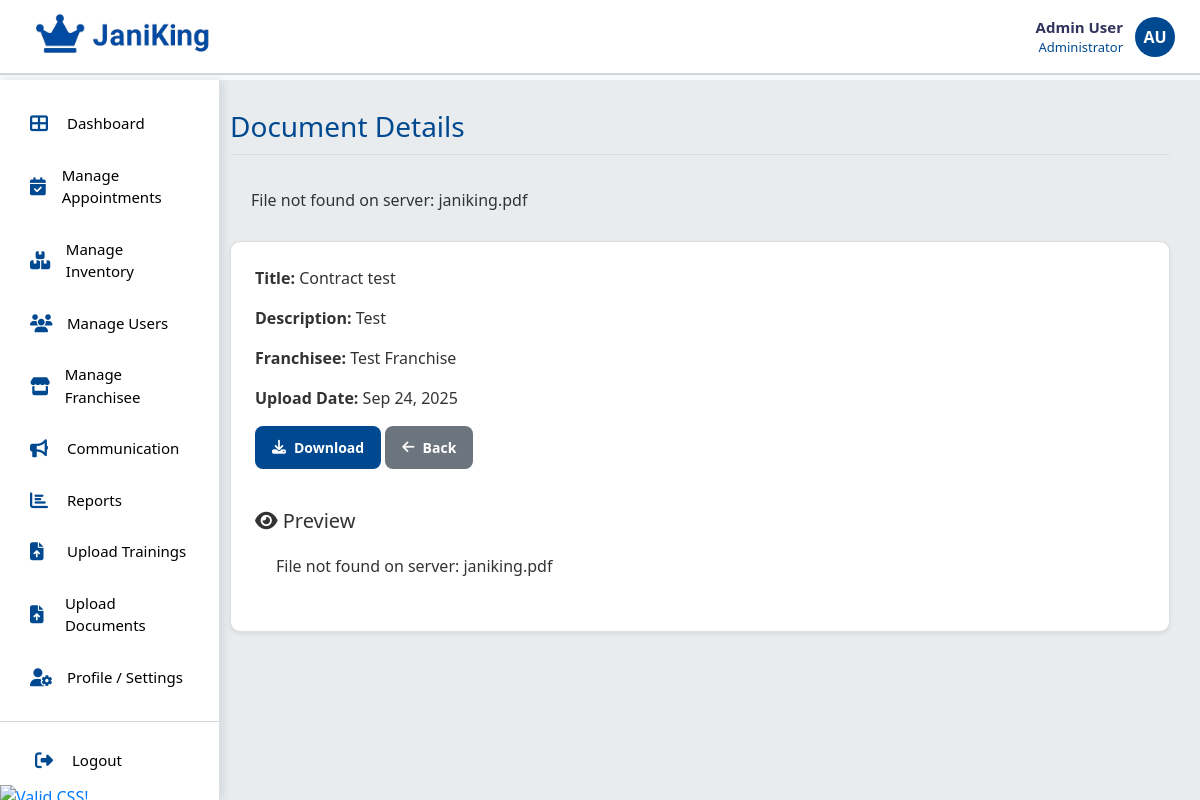
The page /root/admin/admin_document/document_view.php?id=1 on the database its author committed.
### tables this page shows
CREATE TABLE `documents` (
  `documents_id` int(11) NOT NULL,
  `franchisee_id` int(11) DEFAULT NULL,
  `title` varchar(100) DEFAULT NULL,
  `description` text DEFAULT NULL,
  `file_path` varchar(255) NOT NULL,
  `created_at` timestamp NOT NULL DEFAULT current_timestamp()
);

CREATE TABLE `franchisees` (
  `franchisee_id` int(11) NOT NULL,
  `business_name` varchar(100) DEFAULT NULL,
  `address` varchar(255) DEFAULT NULL,
  `abn` varchar(20) DEFAULT NULL,
  `start_date` date DEFAULT NULL,
  `status` enum('Active','Inactive') DEFAULT 'Active',
  `point_of_contact` varchar(100) DEFAULT NULL,
  `phone` varchar(20) DEFAULT NULL,
  `email` varchar(100) NOT NULL,
  `password_hash` varchar(255) DEFAULT NULL
);

### root/admin/admin_document/document_view.php (the view, shortened to what this page needs)
<?php
require_once "../../../db/config.php";
$id = intval($_GET['id']);
try {
    $stmt = $conn->prepare("
        SELECT d.*, f.business_name
        FROM documents d
        LEFT JOIN franchisees f ON d.franchisee_id = f.franchisee_id
        WHERE d.documents_id = ?
    ");
    $stmt->execute([$id]);
    $file = $stmt->fetch(PDO::FETCH_ASSOC);
    $filePath = $file['file_path'];
    $serverPath = "../../assets/uploads/" . $filePath;
    $webPath = "/assets/uploads/" . $filePath;
    if (!file_exists($serverPath)) {
        $error = "File not found on server: " . htmlspecialchars($filePath);
    }
} catch (PDOException $e) {
    die("Error: " . $e->getMessage());
}
?>
<!DOCTYPE html>
<html lang="en">
<head>
    <link rel="stylesheet" href="https://stackpath.bootstrapcdn.com/bootstrap/4.5.2/css/bootstrap.min.css">
    <link rel="stylesheet" href="../../assets/css/style_admin.css">
    <link rel="stylesheet" href="https://cdnjs.cloudflare.com/ajax/libs/font-awesome/6.4.0/css/all.min.css">
</head>
<body>
    <?php include('../../includes/header.php'); ?>
    <?php include('../../includes/admin_navbar.php'); ?>
    <div class="main-container">
        <main class="main-content">
            <h1 class="page-title">Document Details</h1>
            <?php if (isset($error)): ?>
                <div class="alert alert-error"><?php echo htmlspecialchars($error); ?></div>
            <?php endif; ?>
            <div class="card shadow-sm p-4 mb-4">
                <p><strong>Title:</strong> <?php echo htmlspecialchars($file['title']); ?></p>
                <p><strong>Description:</strong> <?php echo htmlspecialchars($file['description']); ?></p>
                <p><strong>Franchisee:</strong> <?php echo htmlspecialchars($file['business_name'] ?? 'Unknown'); ?></p>
                <p><strong>Upload Date:</strong> <?php echo date("M d, Y", strtotime($file['created_at'])); ?></p>
                <div class="mb-3">
                    <a href="<?php echo htmlspecialchars($webPath); ?>"
                       class="btn btn-primary" download>
                        <i class="fas fa-download"></i> Download
                    </a>
                    <a href="../admin_documents.php" class="btn btn-secondary">
                        <i class="fas fa-arrow-left"></i> Back
                    </a>
                </div>
                <div class="file-preview mt-4">
                    <h5><i class="fas fa-eye"></i> Preview</h5>
                    <?php
                    $ext = strtolower(pathinfo($filePath, PATHINFO_EXTENSION));
                    $previewable = ['pdf'];
                    if (isset($error)): ?>
                        <p class="alert alert-error"><?php echo $error; ?></p>
                    <?php elseif (in_array($ext, $previewable)): ?>
                        <iframe src="<?php echo htmlspecialchars($webPath); ?>" allowfullscreen></iframe>
                    <?php endif; ?>
                </div>
            </div>
        </main>
    </div>
</body>
</html>

### root/assets/css/style_admin.css (style rules this page uses)
:root { --header-h: 80px; --nav-w: 220px; --brand-blue: #004990; --bg: #f8f9fa; --card-bg: #ffffff; --text: #333333; --muted: #6c757d; --border: #e5e7eb; --shadow: 0 4px 12px rgba(0,0,0,.08); }
* { box-sizing:border-box; }
html, body { height:100%; }
body { margin:0; font-family: 'Segoe UI', Tahoma, Geneva, Verdana, sans-serif; color: var(--text); background: var(--bg); overflow:hidden; }
.main-content { margin-left: 200px; padding: 30px; }
.main-container { display:flex; height:100vh; padding-top: var(--header-h); }
.main-content { flex: 1; padding: 30px; overflow-y: auto; background: #e9ecef; }
.page-title { color: var(--brand-blue); font-size: 28px; margin: 0 0 20px 0; padding-bottom: 10px; border-bottom: 1px solid #ddd; }
.card, .table-card { background: var(--card-bg); border-radius: 10px; box-shadow: var(--shadow); }
.btn { display:inline-flex; align-items:center; gap:8px; padding:10px 16px; border:1px solid transparent; border-radius: 8px; font-size:14px; font-weight:600; cursor:pointer; transition: all .2s ease; text-decoration:none; }
.btn-primary { background: var(--brand-blue); color:#fff; }
.btn-secondary { background:#6c757d; color:#fff; }

### rows shown on the page
documents: file_path "File not found on server: janiking.pdf", title "Contract test", description "Test", franchisee.business_name "Test Franchise", created_at "Sep 24, 2025"
